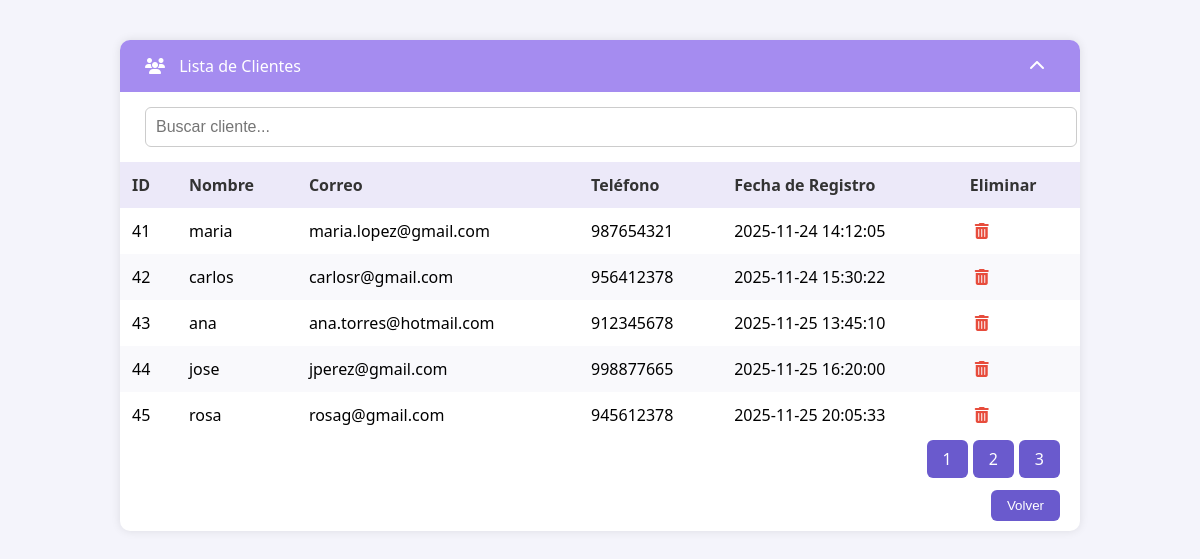
/listade_clientes.php, run on the app's committed database.
### tables this page shows
CREATE TABLE `listaclientes` (
  `id_cliente` int NOT NULL,
  `nombre` varchar(100) DEFAULT NULL,
  `correo` varchar(100) DEFAULT NULL,
  `telefono` varchar(20) DEFAULT NULL,
  `fecha_registro` timestamp NULL DEFAULT CURRENT_TIMESTAMP,
  `direccion` varchar(200) DEFAULT NULL
);

### listade_clientes.php (the view, shortened to what this page needs)
<!DOCTYPE html>
<html lang="es">
<head>
    <link rel="stylesheet" href="https://cdnjs.cloudflare.com/ajax/libs/font-awesome/6.5.0/css/all.min.css">
</head>
<body>
<div class="container">
    <div class="header">
        <div><i class="fas fa-users"></i> Lista de Clientes</div>
        <i class="fas fa-chevron-up"></i>
    </div>
    <div class="search-box">
        <input type="text" id="search" placeholder="Buscar cliente..." onkeyup="buscar()">
    </div>
    <table>
        <thead>
            <tr>
                <th>ID</th>
                <th>Nombre</th>
                <th>Correo</th>
                <th>Teléfono</th>
                <th>Fecha de Registro</th>
                <th>Eliminar</th>
            </tr>
        </thead>
        <tbody>
        <?php
        $conn = new mysqli("localhost", "root", "", "textil_db");
        $por_pagina = 5;
        $pagina = isset($_GET['pagina']) ? intval($_GET['pagina']) : 1;
        $inicio = ($pagina - 1) * $por_pagina;
        $total_resultados = $conn->query("SELECT COUNT(*) as total FROM ListaClientes")->fetch_assoc()['total'];
        $total_paginas = ceil($total_resultados / $por_pagina);
        $resultado = $conn->query("SELECT * FROM ListaClientes LIMIT $inicio, $por_pagina");
        if ($resultado->num_rows > 0) {
            while ($fila = $resultado->fetch_assoc()) {
                echo "<tr>";
                echo "<td>" . htmlspecialchars($fila['id_cliente']) . "</td>";
                echo "<td>" . htmlspecialchars($fila['nombre']) . "</td>";
                echo "<td>" . htmlspecialchars($fila['correo']) . "</td>";
                echo "<td>" . htmlspecialchars($fila['telefono']) . "</td>";
                echo "<td>" . htmlspecialchars($fila['fecha_registro']) . "</td>";
                echo "<td class='actions'>
                        <a href='?eliminar=" . $fila['id_cliente'] . "' onclick=\"return confirm('¿Seguro que quieres eliminar este cliente?');\">
                            <i class='fas fa-trash-alt' title='Eliminar'></i>
                        </a>
                      </td>";
                echo "</tr>";
            }
        } else {
            echo "<tr><td colspan='6'>No hay clientes registrados.</td></tr>";
        }
        ?>
        </tbody>
    </table>
    <div class="pagination">
        <?php
        for ($i = 1; $i <= $total_paginas; $i++) {
            echo "<a href='?pagina=$i'>$i</a>";
        }
        ?>
    </div>
    <div class="footer">
    <button onclick="window.location.href='dashboard.php'">Volver</button>
</div>
</div>
</body>
</html>

### listade_clientes.php (style rules this page uses)
body { font-family: 'Segoe UI', sans-serif; margin: 0; padding: 0; background-color: #f4f4fb; }
.header { background-color: #a58cf0; color: white; padding: 15px 25px; display: flex; align-items: center; justify-content: space-between; border-radius: 10px 10px 0 0; }
.header i { margin-right: 10px; }
.container { width: 80%; max-width: 1000px; margin: 40px auto; background-color: white; box-shadow: 0 0 10px rgba(0, 0, 0, 0.1); border-radius: 10px; }
table { width: 100%; border-collapse: collapse; }
th, td { padding: 12px; text-align: left; }
th { background-color: #ece9f9; color: #333; }
tr:nth-child(even) { background-color: #f9f9fc; }
.actions i { margin: 0 5px; cursor: pointer; color: #e74c3c; }
.footer, .pagination { text-align: right; padding: 10px 20px; }
.footer button, .pagination a { background-color: #6a5acd; color: white; border: none; padding: 8px 16px; border-radius: 6px; cursor: pointer; text-decoration: none; margin-left: 5px; }
.search-box { padding: 15px 25px; }
.search-box input { width: 100%; padding: 10px; border: 1px solid #ccc; border-radius: 6px; font-size: 16px; }

### data on the page
listaclientes: id_cliente "41", nombre "maria", correo "maria.lopez@gmail.com", telefono "987654321", fecha_registro "2025-11-24 14:12:05"
listaclientes: id_cliente "42", nombre "carlos", correo "carlosr@gmail.com", telefono "956412378", fecha_registro "2025-11-24 15:30:22"
listaclientes: id_cliente "43", nombre "ana", correo "ana.torres@hotmail.com", telefono "912345678", fecha_registro "2025-11-25 13:45:10"
listaclientes: id_cliente "44", nombre "jose", correo "jperez@gmail.com", telefono "998877665", fecha_registro "2025-11-25 16:20:00"
listaclientes: id_cliente "45", nombre "rosa", correo "rosag@gmail.com", telefono "945612378", fecha_registro "2025-11-25 20:05:33"
